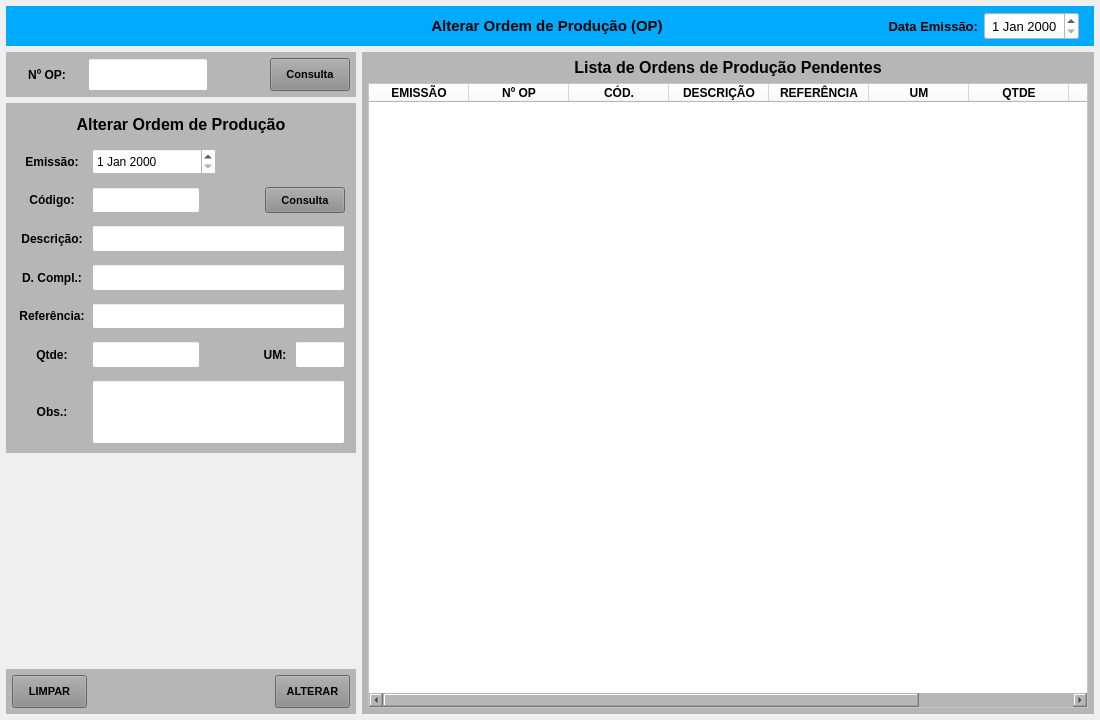
<?xml version="1.0" encoding="UTF-8"?>
<ui version="4.0">
 <class>AlteraOP</class>
 <widget class="QMainWindow" name="AlteraOP">
  <property name="geometry">
   <rect>
    <x>0</x>
    <y>0</y>
    <width>1100</width>
    <height>720</height>
   </rect>
  </property>
  <property name="sizePolicy">
   <sizepolicy hsizetype="Preferred" vsizetype="Preferred">
    <horstretch>0</horstretch>
    <verstretch>0</verstretch>
   </sizepolicy>
  </property>
  <property name="maximumSize">
   <size>
    <width>16777215</width>
    <height>16777211</height>
   </size>
  </property>
  <property name="windowTitle">
   <string>Ordem de Produção - Alterar</string>
  </property>
  <widget class="QWidget" name="centralwidget">
   <property name="maximumSize">
    <size>
     <width>16777215</width>
     <height>16777215</height>
    </size>
   </property>
   <layout class="QVBoxLayout" name="verticalLayout">
    <property name="leftMargin">
     <number>6</number>
    </property>
    <property name="topMargin">
     <number>6</number>
    </property>
    <property name="rightMargin">
     <number>6</number>
    </property>
    <property name="bottomMargin">
     <number>6</number>
    </property>
    <item>
     <widget class="QWidget" name="widget_cabecalho" native="true">
      <property name="sizePolicy">
       <sizepolicy hsizetype="Preferred" vsizetype="Fixed">
        <horstretch>0</horstretch>
        <verstretch>0</verstretch>
       </sizepolicy>
      </property>
      <property name="minimumSize">
       <size>
        <width>0</width>
        <height>40</height>
       </size>
      </property>
      <property name="maximumSize">
       <size>
        <width>16777215</width>
        <height>40</height>
       </size>
      </property>
      <property name="font">
       <font>
        <pointsize>9</pointsize>
       </font>
      </property>
      <property name="styleSheet">
       <string notr="true">background-color: rgb(0, 170, 255);</string>
      </property>
      <layout class="QHBoxLayout" name="horizontalLayout">
       <property name="spacing">
        <number>6</number>
       </property>
       <property name="leftMargin">
        <number>15</number>
       </property>
       <property name="topMargin">
        <number>6</number>
       </property>
       <property name="rightMargin">
        <number>15</number>
       </property>
       <property name="bottomMargin">
        <number>6</number>
       </property>
       <item>
        <widget class="QLabel" name="label_8">
         <property name="minimumSize">
          <size>
           <width>190</width>
           <height>0</height>
          </size>
         </property>
         <property name="maximumSize">
          <size>
           <width>190</width>
           <height>16777215</height>
          </size>
         </property>
         <property name="text">
          <string/>
         </property>
        </widget>
       </item>
       <item>
        <widget class="QLabel" name="label_13">
         <property name="sizePolicy">
          <sizepolicy hsizetype="Minimum" vsizetype="Preferred">
           <horstretch>0</horstretch>
           <verstretch>0</verstretch>
          </sizepolicy>
         </property>
         <property name="minimumSize">
          <size>
           <width>300</width>
           <height>0</height>
          </size>
         </property>
         <property name="font">
          <font>
           <pointsize>11</pointsize>
           <weight>75</weight>
           <bold>true</bold>
          </font>
         </property>
         <property name="text">
          <string>Alterar Ordem de Produção (OP)</string>
         </property>
         <property name="alignment">
          <set>Qt::AlignCenter</set>
         </property>
        </widget>
       </item>
       <item>
        <widget class="QLabel" name="label_20">
         <property name="sizePolicy">
          <sizepolicy hsizetype="Fixed" vsizetype="Preferred">
           <horstretch>0</horstretch>
           <verstretch>0</verstretch>
          </sizepolicy>
         </property>
         <property name="minimumSize">
          <size>
           <width>95</width>
           <height>0</height>
          </size>
         </property>
         <property name="maximumSize">
          <size>
           <width>95</width>
           <height>16777215</height>
          </size>
         </property>
         <property name="font">
          <font>
           <pointsize>10</pointsize>
           <weight>75</weight>
           <bold>true</bold>
          </font>
         </property>
         <property name="text">
          <string>Data Emissão:</string>
         </property>
         <property name="alignment">
          <set>Qt::AlignRight|Qt::AlignTrailing|Qt::AlignVCenter</set>
         </property>
        </widget>
       </item>
       <item>
        <widget class="QDateEdit" name="date_Emissao">
         <property name="sizePolicy">
          <sizepolicy hsizetype="Fixed" vsizetype="Preferred">
           <horstretch>0</horstretch>
           <verstretch>0</verstretch>
          </sizepolicy>
         </property>
         <property name="minimumSize">
          <size>
           <width>95</width>
           <height>0</height>
          </size>
         </property>
         <property name="maximumSize">
          <size>
           <width>95</width>
           <height>16777215</height>
          </size>
         </property>
         <property name="font">
          <font>
           <pointsize>10</pointsize>
          </font>
         </property>
         <property name="styleSheet">
          <string notr="true">background-color: rgb(255, 255, 255);</string>
         </property>
         <property name="alignment">
          <set>Qt::AlignCenter</set>
         </property>
        </widget>
       </item>
      </layout>
     </widget>
    </item>
    <item>
     <widget class="QWidget" name="widget" native="true">
      <layout class="QHBoxLayout" name="horizontalLayout_2">
       <property name="leftMargin">
        <number>0</number>
       </property>
       <property name="topMargin">
        <number>0</number>
       </property>
       <property name="rightMargin">
        <number>0</number>
       </property>
       <property name="bottomMargin">
        <number>0</number>
       </property>
       <item>
        <widget class="QWidget" name="widget_3" native="true">
         <property name="minimumSize">
          <size>
           <width>350</width>
           <height>0</height>
          </size>
         </property>
         <property name="maximumSize">
          <size>
           <width>350</width>
           <height>16777215</height>
          </size>
         </property>
         <layout class="QVBoxLayout" name="verticalLayout_2">
          <property name="leftMargin">
           <number>0</number>
          </property>
          <property name="topMargin">
           <number>0</number>
          </property>
          <property name="rightMargin">
           <number>0</number>
          </property>
          <property name="bottomMargin">
           <number>0</number>
          </property>
          <item>
           <widget class="QWidget" name="widget_Cor1" native="true">
            <property name="minimumSize">
             <size>
              <width>0</width>
              <height>45</height>
             </size>
            </property>
            <property name="maximumSize">
             <size>
              <width>16777215</width>
              <height>45</height>
             </size>
            </property>
            <property name="styleSheet">
             <string notr="true">background-color: rgb(182, 182, 182);</string>
            </property>
            <layout class="QHBoxLayout" name="horizontalLayout_3">
             <property name="leftMargin">
              <number>6</number>
             </property>
             <property name="topMargin">
              <number>6</number>
             </property>
             <property name="rightMargin">
              <number>6</number>
             </property>
             <property name="bottomMargin">
              <number>6</number>
             </property>
             <item>
              <widget class="QLabel" name="label_4">
               <property name="minimumSize">
                <size>
                 <width>70</width>
                 <height>0</height>
                </size>
               </property>
               <property name="maximumSize">
                <size>
                 <width>70</width>
                 <height>16777215</height>
                </size>
               </property>
               <property name="font">
                <font>
                 <pointsize>9</pointsize>
                 <weight>75</weight>
                 <bold>true</bold>
                </font>
               </property>
               <property name="text">
                <string>Nº OP:</string>
               </property>
               <property name="alignment">
                <set>Qt::AlignCenter</set>
               </property>
              </widget>
             </item>
             <item>
              <widget class="QLineEdit" name="line_Num_OP">
               <property name="sizePolicy">
                <sizepolicy hsizetype="Preferred" vsizetype="Preferred">
                 <horstretch>0</horstretch>
                 <verstretch>0</verstretch>
                </sizepolicy>
               </property>
               <property name="minimumSize">
                <size>
                 <width>120</width>
                 <height>0</height>
                </size>
               </property>
               <property name="maximumSize">
                <size>
                 <width>120</width>
                 <height>16777215</height>
                </size>
               </property>
               <property name="font">
                <font>
                 <pointsize>12</pointsize>
                </font>
               </property>
               <property name="styleSheet">
                <string notr="true">background-color: rgb(255, 255, 255);</string>
               </property>
               <property name="inputMask">
                <string/>
               </property>
               <property name="text">
                <string/>
               </property>
               <property name="frame">
                <bool>true</bool>
               </property>
               <property name="echoMode">
                <enum>QLineEdit::Normal</enum>
               </property>
               <property name="alignment">
                <set>Qt::AlignCenter</set>
               </property>
               <property name="dragEnabled">
                <bool>false</bool>
               </property>
               <property name="placeholderText">
                <string/>
               </property>
              </widget>
             </item>
             <item>
              <widget class="QLabel" name="label_6">
               <property name="text">
                <string/>
               </property>
              </widget>
             </item>
             <item>
              <widget class="QPushButton" name="btn_Consulta_num">
               <property name="sizePolicy">
                <sizepolicy hsizetype="Preferred" vsizetype="Preferred">
                 <horstretch>0</horstretch>
                 <verstretch>0</verstretch>
                </sizepolicy>
               </property>
               <property name="font">
                <font>
                 <pointsize>8</pointsize>
                 <weight>75</weight>
                 <bold>true</bold>
                </font>
               </property>
               <property name="cursor">
                <cursorShape>PointingHandCursor</cursorShape>
               </property>
               <property name="styleSheet">
                <string notr="true">background-color: rgb(141, 141, 141);</string>
               </property>
               <property name="text">
                <string>Consulta</string>
               </property>
              </widget>
             </item>
            </layout>
           </widget>
          </item>
          <item>
           <widget class="QWidget" name="widget_Cor2" native="true">
            <property name="minimumSize">
             <size>
              <width>0</width>
              <height>350</height>
             </size>
            </property>
            <property name="maximumSize">
             <size>
              <width>16777215</width>
              <height>350</height>
             </size>
            </property>
            <property name="styleSheet">
             <string notr="true">background-color: rgb(182, 182, 182);</string>
            </property>
            <layout class="QVBoxLayout" name="verticalLayout_3">
             <property name="spacing">
              <number>6</number>
             </property>
             <property name="leftMargin">
              <number>6</number>
             </property>
             <property name="topMargin">
              <number>6</number>
             </property>
             <property name="rightMargin">
              <number>6</number>
             </property>
             <property name="bottomMargin">
              <number>6</number>
             </property>
             <item>
              <widget class="QLabel" name="label_titulo">
               <property name="minimumSize">
                <size>
                 <width>0</width>
                 <height>30</height>
                </size>
               </property>
               <property name="maximumSize">
                <size>
                 <width>16777215</width>
                 <height>30</height>
                </size>
               </property>
               <property name="font">
                <font>
                 <pointsize>12</pointsize>
                 <weight>75</weight>
                 <bold>true</bold>
                </font>
               </property>
               <property name="text">
                <string>Alterar Ordem de Produção</string>
               </property>
               <property name="alignment">
                <set>Qt::AlignCenter</set>
               </property>
              </widget>
             </item>
             <item>
              <widget class="QWidget" name="widget_9" native="true">
               <layout class="QHBoxLayout" name="horizontalLayout_5">
                <property name="spacing">
                 <number>5</number>
                </property>
                <property name="leftMargin">
                 <number>5</number>
                </property>
                <property name="topMargin">
                 <number>3</number>
                </property>
                <property name="rightMargin">
                 <number>5</number>
                </property>
                <property name="bottomMargin">
                 <number>3</number>
                </property>
                <item>
                 <widget class="QLabel" name="label_22">
                  <property name="minimumSize">
                   <size>
                    <width>70</width>
                    <height>0</height>
                   </size>
                  </property>
                  <property name="maximumSize">
                   <size>
                    <width>70</width>
                    <height>16777215</height>
                   </size>
                  </property>
                  <property name="font">
                   <font>
                    <pointsize>9</pointsize>
                    <weight>75</weight>
                    <bold>true</bold>
                   </font>
                  </property>
                  <property name="text">
                   <string>Emissão:</string>
                  </property>
                  <property name="alignment">
                   <set>Qt::AlignCenter</set>
                  </property>
                 </widget>
                </item>
                <item>
                 <widget class="QDateEdit" name="date_Emissao_2">
                  <property name="sizePolicy">
                   <sizepolicy hsizetype="Preferred" vsizetype="Preferred">
                    <horstretch>0</horstretch>
                    <verstretch>0</verstretch>
                   </sizepolicy>
                  </property>
                  <property name="font">
                   <font>
                    <pointsize>9</pointsize>
                   </font>
                  </property>
                  <property name="styleSheet">
                   <string notr="true">background-color: rgb(255, 255, 255);</string>
                  </property>
                 </widget>
                </item>
                <item>
                 <widget class="QLabel" name="label_2">
                  <property name="text">
                   <string/>
                  </property>
                 </widget>
                </item>
               </layout>
              </widget>
             </item>
             <item>
              <widget class="QWidget" name="widget_10" native="true">
               <layout class="QHBoxLayout" name="horizontalLayout_6">
                <property name="spacing">
                 <number>5</number>
                </property>
                <property name="leftMargin">
                 <number>5</number>
                </property>
                <property name="topMargin">
                 <number>3</number>
                </property>
                <property name="rightMargin">
                 <number>5</number>
                </property>
                <property name="bottomMargin">
                 <number>3</number>
                </property>
                <item>
                 <widget class="QLabel" name="label_3">
                  <property name="minimumSize">
                   <size>
                    <width>70</width>
                    <height>0</height>
                   </size>
                  </property>
                  <property name="maximumSize">
                   <size>
                    <width>70</width>
                    <height>16777215</height>
                   </size>
                  </property>
                  <property name="font">
                   <font>
                    <pointsize>9</pointsize>
                    <weight>75</weight>
                    <bold>true</bold>
                   </font>
                  </property>
                  <property name="text">
                   <string>Código:</string>
                  </property>
                  <property name="alignment">
                   <set>Qt::AlignCenter</set>
                  </property>
                 </widget>
                </item>
                <item>
                 <widget class="QLineEdit" name="line_Codigo">
                  <property name="sizePolicy">
                   <sizepolicy hsizetype="Preferred" vsizetype="Preferred">
                    <horstretch>0</horstretch>
                    <verstretch>0</verstretch>
                   </sizepolicy>
                  </property>
                  <property name="font">
                   <font>
                    <pointsize>9</pointsize>
                   </font>
                  </property>
                  <property name="styleSheet">
                   <string notr="true">background-color: rgb(255, 255, 255);</string>
                  </property>
                  <property name="inputMask">
                   <string/>
                  </property>
                  <property name="text">
                   <string/>
                  </property>
                  <property name="frame">
                   <bool>true</bool>
                  </property>
                  <property name="echoMode">
                   <enum>QLineEdit::Normal</enum>
                  </property>
                  <property name="alignment">
                   <set>Qt::AlignCenter</set>
                  </property>
                  <property name="dragEnabled">
                   <bool>false</bool>
                  </property>
                  <property name="placeholderText">
                   <string/>
                  </property>
                 </widget>
                </item>
                <item>
                 <widget class="QLabel" name="label_5">
                  <property name="text">
                   <string/>
                  </property>
                 </widget>
                </item>
                <item>
                 <widget class="QPushButton" name="btn_Consulta">
                  <property name="sizePolicy">
                   <sizepolicy hsizetype="Preferred" vsizetype="Preferred">
                    <horstretch>0</horstretch>
                    <verstretch>0</verstretch>
                   </sizepolicy>
                  </property>
                  <property name="font">
                   <font>
                    <pointsize>8</pointsize>
                    <weight>75</weight>
                    <bold>true</bold>
                   </font>
                  </property>
                  <property name="cursor">
                   <cursorShape>PointingHandCursor</cursorShape>
                  </property>
                  <property name="styleSheet">
                   <string notr="true">background-color: rgb(141, 141, 141);</string>
                  </property>
                  <property name="text">
                   <string>Consulta</string>
                  </property>
                 </widget>
                </item>
               </layout>
              </widget>
             </item>
             <item>
              <widget class="QWidget" name="widget_11" native="true">
               <layout class="QHBoxLayout" name="horizontalLayout_7">
                <property name="spacing">
                 <number>5</number>
                </property>
                <property name="leftMargin">
                 <number>5</number>
                </property>
                <property name="topMargin">
                 <number>3</number>
                </property>
                <property name="rightMargin">
                 <number>5</number>
                </property>
                <property name="bottomMargin">
                 <number>3</number>
                </property>
                <item>
                 <widget class="QLabel" name="label_21">
                  <property name="minimumSize">
                   <size>
                    <width>70</width>
                    <height>0</height>
                   </size>
                  </property>
                  <property name="maximumSize">
                   <size>
                    <width>70</width>
                    <height>16777215</height>
                   </size>
                  </property>
                  <property name="font">
                   <font>
                    <pointsize>9</pointsize>
                    <weight>75</weight>
                    <bold>true</bold>
                   </font>
                  </property>
                  <property name="text">
                   <string>Descrição:</string>
                  </property>
                  <property name="alignment">
                   <set>Qt::AlignCenter</set>
                  </property>
                 </widget>
                </item>
                <item>
                 <widget class="QLineEdit" name="line_Descricao">
                  <property name="sizePolicy">
                   <sizepolicy hsizetype="Preferred" vsizetype="Preferred">
                    <horstretch>0</horstretch>
                    <verstretch>0</verstretch>
                   </sizepolicy>
                  </property>
                  <property name="font">
                   <font>
                    <pointsize>9</pointsize>
                   </font>
                  </property>
                  <property name="styleSheet">
                   <string notr="true">background-color: rgb(255, 255, 255);</string>
                  </property>
                  <property name="alignment">
                   <set>Qt::AlignLeading|Qt::AlignLeft|Qt::AlignVCenter</set>
                  </property>
                  <property name="readOnly">
                   <bool>false</bool>
                  </property>
                 </widget>
                </item>
               </layout>
              </widget>
             </item>
             <item>
              <widget class="QWidget" name="widget_12" native="true">
               <layout class="QHBoxLayout" name="horizontalLayout_8">
                <property name="spacing">
                 <number>5</number>
                </property>
                <property name="leftMargin">
                 <number>5</number>
                </property>
                <property name="topMargin">
                 <number>3</number>
                </property>
                <property name="rightMargin">
                 <number>5</number>
                </property>
                <property name="bottomMargin">
                 <number>3</number>
                </property>
                <item>
                 <widget class="QLabel" name="label_24">
                  <property name="minimumSize">
                   <size>
                    <width>70</width>
                    <height>0</height>
                   </size>
                  </property>
                  <property name="maximumSize">
                   <size>
                    <width>70</width>
                    <height>16777215</height>
                   </size>
                  </property>
                  <property name="font">
                   <font>
                    <pointsize>9</pointsize>
                    <weight>75</weight>
                    <bold>true</bold>
                   </font>
                  </property>
                  <property name="text">
                   <string>D. Compl.:</string>
                  </property>
                  <property name="alignment">
                   <set>Qt::AlignCenter</set>
                  </property>
                 </widget>
                </item>
                <item>
                 <widget class="QLineEdit" name="line_Complementar">
                  <property name="sizePolicy">
                   <sizepolicy hsizetype="Preferred" vsizetype="Preferred">
                    <horstretch>0</horstretch>
                    <verstretch>0</verstretch>
                   </sizepolicy>
                  </property>
                  <property name="font">
                   <font>
                    <pointsize>9</pointsize>
                   </font>
                  </property>
                  <property name="styleSheet">
                   <string notr="true">background-color: rgb(255, 255, 255);</string>
                  </property>
                  <property name="readOnly">
                   <bool>false</bool>
                  </property>
                 </widget>
                </item>
               </layout>
              </widget>
             </item>
             <item>
              <widget class="QWidget" name="widget_13" native="true">
               <layout class="QHBoxLayout" name="horizontalLayout_9">
                <property name="spacing">
                 <number>5</number>
                </property>
                <property name="leftMargin">
                 <number>5</number>
                </property>
                <property name="topMargin">
                 <number>3</number>
                </property>
                <property name="rightMargin">
                 <number>5</number>
                </property>
                <property name="bottomMargin">
                 <number>3</number>
                </property>
                <item>
                 <widget class="QLabel" name="label_23">
                  <property name="minimumSize">
                   <size>
                    <width>70</width>
                    <height>0</height>
                   </size>
                  </property>
                  <property name="maximumSize">
                   <size>
                    <width>70</width>
                    <height>16777215</height>
                   </size>
                  </property>
                  <property name="font">
                   <font>
                    <pointsize>9</pointsize>
                    <weight>75</weight>
                    <bold>true</bold>
                   </font>
                  </property>
                  <property name="text">
                   <string>Referência:</string>
                  </property>
                  <property name="alignment">
                   <set>Qt::AlignCenter</set>
                  </property>
                 </widget>
                </item>
                <item>
                 <widget class="QLineEdit" name="line_Referencia">
                  <property name="sizePolicy">
                   <sizepolicy hsizetype="Preferred" vsizetype="Preferred">
                    <horstretch>0</horstretch>
                    <verstretch>0</verstretch>
                   </sizepolicy>
                  </property>
                  <property name="font">
                   <font>
                    <pointsize>9</pointsize>
                   </font>
                  </property>
                  <property name="styleSheet">
                   <string notr="true">background-color: rgb(255, 255, 255);</string>
                  </property>
                  <property name="readOnly">
                   <bool>false</bool>
                  </property>
                 </widget>
                </item>
               </layout>
              </widget>
             </item>
             <item>
              <widget class="QWidget" name="widget_14" native="true">
               <layout class="QHBoxLayout" name="horizontalLayout_10">
                <property name="spacing">
                 <number>5</number>
                </property>
                <property name="leftMargin">
                 <number>5</number>
                </property>
                <property name="topMargin">
                 <number>3</number>
                </property>
                <property name="rightMargin">
                 <number>5</number>
                </property>
                <property name="bottomMargin">
                 <number>3</number>
                </property>
                <item>
                 <widget class="QLabel" name="label_29">
                  <property name="minimumSize">
                   <size>
                    <width>70</width>
                    <height>0</height>
                   </size>
                  </property>
                  <property name="maximumSize">
                   <size>
                    <width>70</width>
                    <height>16777215</height>
                   </size>
                  </property>
                  <property name="font">
                   <font>
                    <pointsize>9</pointsize>
                    <weight>75</weight>
                    <bold>true</bold>
                   </font>
                  </property>
                  <property name="text">
                   <string>Qtde:</string>
                  </property>
                  <property name="alignment">
                   <set>Qt::AlignCenter</set>
                  </property>
                 </widget>
                </item>
                <item>
                 <widget class="QLineEdit" name="line_Qtde">
                  <property name="sizePolicy">
                   <sizepolicy hsizetype="Preferred" vsizetype="Preferred">
                    <horstretch>0</horstretch>
                    <verstretch>0</verstretch>
                   </sizepolicy>
                  </property>
                  <property name="font">
                   <font>
                    <pointsize>9</pointsize>
                   </font>
                  </property>
                  <property name="styleSheet">
                   <string notr="true">background-color: rgb(255, 255, 255);</string>
                  </property>
                  <property name="alignment">
                   <set>Qt::AlignCenter</set>
                  </property>
                  <property name="readOnly">
                   <bool>false</bool>
                  </property>
                 </widget>
                </item>
                <item>
                 <widget class="QLabel" name="label_7">
                  <property name="text">
                   <string/>
                  </property>
                 </widget>
                </item>
                <item>
                 <widget class="QLabel" name="label_27">
                  <property name="minimumSize">
                   <size>
                    <width>30</width>
                    <height>0</height>
                   </size>
                  </property>
                  <property name="maximumSize">
                   <size>
                    <width>30</width>
                    <height>16777215</height>
                   </size>
                  </property>
                  <property name="font">
                   <font>
                    <pointsize>9</pointsize>
                    <weight>75</weight>
                    <bold>true</bold>
                   </font>
                  </property>
                  <property name="text">
                   <string>UM:</string>
                  </property>
                  <property name="alignment">
                   <set>Qt::AlignCenter</set>
                  </property>
                 </widget>
                </item>
                <item>
                 <widget class="QLineEdit" name="line_Um">
                  <property name="sizePolicy">
                   <sizepolicy hsizetype="Preferred" vsizetype="Preferred">
                    <horstretch>0</horstretch>
                    <verstretch>0</verstretch>
                   </sizepolicy>
                  </property>
                  <property name="minimumSize">
                   <size>
                    <width>50</width>
                    <height>0</height>
                   </size>
                  </property>
                  <property name="maximumSize">
                   <size>
                    <width>50</width>
                    <height>16777215</height>
                   </size>
                  </property>
                  <property name="font">
                   <font>
                    <pointsize>9</pointsize>
                   </font>
                  </property>
                  <property name="styleSheet">
                   <string notr="true">background-color: rgb(255, 255, 255);</string>
                  </property>
                  <property name="alignment">
                   <set>Qt::AlignCenter</set>
                  </property>
                  <property name="readOnly">
                   <bool>false</bool>
                  </property>
                 </widget>
                </item>
               </layout>
              </widget>
             </item>
             <item>
              <widget class="QWidget" name="widget_15" native="true">
               <property name="minimumSize">
                <size>
                 <width>0</width>
                 <height>70</height>
                </size>
               </property>
               <property name="maximumSize">
                <size>
                 <width>16777215</width>
                 <height>70</height>
                </size>
               </property>
               <layout class="QHBoxLayout" name="horizontalLayout_11">
                <property name="spacing">
                 <number>5</number>
                </property>
                <property name="leftMargin">
                 <number>5</number>
                </property>
                <property name="topMargin">
                 <number>3</number>
                </property>
                <property name="rightMargin">
                 <number>5</number>
                </property>
                <property name="bottomMargin">
                 <number>3</number>
                </property>
                <item>
                 <widget class="QLabel" name="label_26">
                  <property name="minimumSize">
                   <size>
                    <width>70</width>
                    <height>0</height>
                   </size>
                  </property>
                  <property name="maximumSize">
                   <size>
                    <width>70</width>
                    <height>16777215</height>
                   </size>
                  </property>
                  <property name="font">
                   <font>
                    <pointsize>9</pointsize>
                    <weight>75</weight>
                    <bold>true</bold>
                   </font>
                  </property>
                  <property name="text">
                   <string>Obs.:</string>
                  </property>
                  <property name="alignment">
                   <set>Qt::AlignCenter</set>
                  </property>
                 </widget>
                </item>
                <item>
                 <widget class="QLineEdit" name="line_Obs">
                  <property name="sizePolicy">
                   <sizepolicy hsizetype="Preferred" vsizetype="Preferred">
                    <horstretch>0</horstretch>
                    <verstretch>0</verstretch>
                   </sizepolicy>
                  </property>
                  <property name="minimumSize">
                   <size>
                    <width>0</width>
                    <height>0</height>
                   </size>
                  </property>
                  <property name="maximumSize">
                   <size>
                    <width>16777215</width>
                    <height>16777215</height>
                   </size>
                  </property>
                  <property name="font">
                   <font>
                    <pointsize>9</pointsize>
                   </font>
                  </property>
                  <property name="styleSheet">
                   <string notr="true">background-color: rgb(255, 255, 255);</string>
                  </property>
                  <property name="alignment">
                   <set>Qt::AlignLeading|Qt::AlignLeft|Qt::AlignTop</set>
                  </property>
                  <property name="readOnly">
                   <bool>false</bool>
                  </property>
                 </widget>
                </item>
               </layout>
              </widget>
             </item>
            </layout>
           </widget>
          </item>
          <item>
           <widget class="QWidget" name="widget_8" native="true"/>
          </item>
          <item>
           <widget class="QWidget" name="widget_Cor3" native="true">
            <property name="minimumSize">
             <size>
              <width>0</width>
              <height>45</height>
             </size>
            </property>
            <property name="maximumSize">
             <size>
              <width>16777215</width>
              <height>45</height>
             </size>
            </property>
            <property name="styleSheet">
             <string notr="true">background-color: rgb(182, 182, 182);</string>
            </property>
            <layout class="QHBoxLayout" name="horizontalLayout_4">
             <property name="leftMargin">
              <number>6</number>
             </property>
             <property name="topMargin">
              <number>6</number>
             </property>
             <property name="rightMargin">
              <number>6</number>
             </property>
             <property name="bottomMargin">
              <number>6</number>
             </property>
             <item>
              <widget class="QPushButton" name="btn_Limpar">
               <property name="sizePolicy">
                <sizepolicy hsizetype="Preferred" vsizetype="Preferred">
                 <horstretch>0</horstretch>
                 <verstretch>0</verstretch>
                </sizepolicy>
               </property>
               <property name="minimumSize">
                <size>
                 <width>75</width>
                 <height>0</height>
                </size>
               </property>
               <property name="maximumSize">
                <size>
                 <width>75</width>
                 <height>16777215</height>
                </size>
               </property>
               <property name="font">
                <font>
                 <pointsize>8</pointsize>
                 <weight>75</weight>
                 <bold>true</bold>
                </font>
               </property>
               <property name="cursor">
                <cursorShape>PointingHandCursor</cursorShape>
               </property>
               <property name="styleSheet">
                <string notr="true">background-color: rgb(141, 141, 141);</string>
               </property>
               <property name="text">
                <string>LIMPAR</string>
               </property>
              </widget>
             </item>
             <item>
              <widget class="QLabel" name="label">
               <property name="text">
                <string/>
               </property>
              </widget>
             </item>
             <item>
              <widget class="QPushButton" name="btn_Salvar">
               <property name="sizePolicy">
                <sizepolicy hsizetype="Preferred" vsizetype="Preferred">
                 <horstretch>0</horstretch>
                 <verstretch>0</verstretch>
                </sizepolicy>
               </property>
               <property name="minimumSize">
                <size>
                 <width>75</width>
                 <height>0</height>
                </size>
               </property>
               <property name="maximumSize">
                <size>
                 <width>75</width>
                 <height>16777215</height>
                </size>
               </property>
               <property name="font">
                <font>
                 <pointsize>8</pointsize>
                 <weight>75</weight>
                 <bold>true</bold>
                </font>
               </property>
               <property name="cursor">
                <cursorShape>PointingHandCursor</cursorShape>
               </property>
               <property name="styleSheet">
                <string notr="true">background-color: rgb(141, 141, 141);</string>
               </property>
               <property name="text">
                <string>ALTERAR</string>
               </property>
              </widget>
             </item>
            </layout>
           </widget>
          </item>
         </layout>
        </widget>
       </item>
       <item>
        <widget class="QWidget" name="widget_Cor4" native="true">
         <property name="styleSheet">
          <string notr="true">background-color: rgb(182, 182, 182);</string>
         </property>
         <layout class="QVBoxLayout" name="verticalLayout_4">
          <property name="leftMargin">
           <number>6</number>
          </property>
          <property name="topMargin">
           <number>6</number>
          </property>
          <property name="rightMargin">
           <number>6</number>
          </property>
          <property name="bottomMargin">
           <number>6</number>
          </property>
          <item>
           <widget class="QLabel" name="label_Titulo">
            <property name="font">
             <font>
              <pointsize>12</pointsize>
              <weight>75</weight>
              <bold>true</bold>
             </font>
            </property>
            <property name="text">
             <string>Lista de Ordens de Produção Pendentes</string>
            </property>
            <property name="alignment">
             <set>Qt::AlignCenter</set>
            </property>
           </widget>
          </item>
          <item>
           <widget class="QTableWidget" name="table_OP">
            <property name="font">
             <font>
              <pointsize>8</pointsize>
             </font>
            </property>
            <property name="styleSheet">
             <string notr="true">background-color: rgb(255, 255, 255);</string>
            </property>
            <column>
             <property name="text">
              <string>EMISSÃO</string>
             </property>
             <property name="font">
              <font>
               <pointsize>9</pointsize>
               <weight>75</weight>
               <bold>true</bold>
              </font>
             </property>
             <property name="textAlignment">
              <set>AlignCenter</set>
             </property>
            </column>
            <column>
             <property name="text">
              <string>Nº OP</string>
             </property>
             <property name="font">
              <font>
               <family>Segoe UI</family>
               <pointsize>9</pointsize>
               <weight>75</weight>
               <bold>true</bold>
              </font>
             </property>
             <property name="textAlignment">
              <set>AlignCenter</set>
             </property>
            </column>
            <column>
             <property name="text">
              <string>CÓD.</string>
             </property>
             <property name="font">
              <font>
               <family>Segoe UI</family>
               <pointsize>9</pointsize>
               <weight>75</weight>
               <bold>true</bold>
              </font>
             </property>
             <property name="textAlignment">
              <set>AlignCenter</set>
             </property>
            </column>
            <column>
             <property name="text">
              <string>DESCRIÇÃO</string>
             </property>
             <property name="font">
              <font>
               <pointsize>9</pointsize>
               <weight>75</weight>
               <bold>true</bold>
              </font>
             </property>
             <property name="textAlignment">
              <set>AlignCenter</set>
             </property>
            </column>
            <column>
             <property name="text">
              <string>REFERÊNCIA</string>
             </property>
             <property name="font">
              <font>
               <pointsize>9</pointsize>
               <weight>75</weight>
               <bold>true</bold>
              </font>
             </property>
             <property name="textAlignment">
              <set>AlignCenter</set>
             </property>
            </column>
            <column>
             <property name="text">
              <string>UM</string>
             </property>
             <property name="font">
              <font>
               <pointsize>9</pointsize>
               <weight>75</weight>
               <bold>true</bold>
              </font>
             </property>
             <property name="textAlignment">
              <set>AlignCenter</set>
             </property>
            </column>
            <column>
             <property name="text">
              <string>QTDE</string>
             </property>
             <property name="font">
              <font>
               <pointsize>9</pointsize>
               <weight>75</weight>
               <bold>true</bold>
              </font>
             </property>
             <property name="textAlignment">
              <set>AlignCenter</set>
             </property>
            </column>
            <column>
             <property name="text">
              <string>EST/CON</string>
             </property>
             <property name="font">
              <font>
               <pointsize>9</pointsize>
               <weight>75</weight>
               <bold>true</bold>
              </font>
             </property>
             <property name="textAlignment">
              <set>AlignCenter</set>
             </property>
            </column>
            <column>
             <property name="text">
              <string>OBS</string>
             </property>
             <property name="font">
              <font>
               <pointsize>9</pointsize>
               <weight>75</weight>
               <bold>true</bold>
              </font>
             </property>
             <property name="textAlignment">
              <set>AlignCenter</set>
             </property>
            </column>
           </widget>
          </item>
         </layout>
        </widget>
       </item>
      </layout>
     </widget>
    </item>
   </layout>
  </widget>
 </widget>
 <resources/>
 <connections/>
</ui>
